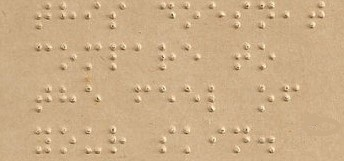
#> input picture Images/new/braille_scan.jpg, 344 x 161 px, given in place of braille_scan.png, which was not available
$ python preprocessing.py   (older library calls are emulated)
#> lines starting #> are read from the running program, lines starting #| are printed output that depends on the picture; after the words box and inside, x2 and y2 are one past the last pixel; in counts of white or black regions, pixels touching at a corner belong together; pictures that were not available may be replaced by others from this repository, and a replacement may not be noted
import cv2
import argparse
import numpy as np

img= cv2.imread("braille_scan.png",cv2.CV_8UC1)
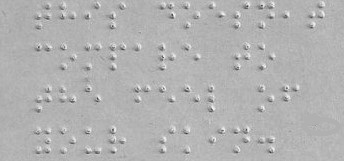
#> img: shape (161, 344); min 56, max 252, mean 178.1

#Invert the image
cv2.bitwise_not(img)
cv2.imwrite('E:\\Semester 4\\MiniProject\\Braille-OCR-master\\Mask\\img.jpg',img)

#conversion in threshold using the RGB value of the pixel
ret, thresh = cv2.threshold(img, 120, 255, cv2.THRESH_BINARY)
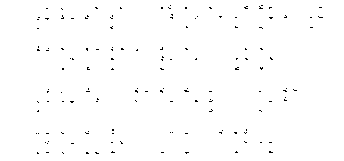
#> thresh: shape (161, 344); 99.2% white; black in thin lines or dots, all inside (x1, y1, x2, y2) = (36, 5, 323, 154)
cv2.imwrite('E:\\Semester 4\\MiniProject\\Braille-OCR-master\\Mask\\t1.jpg',thresh)
blur = cv2.blur(thresh,(5,5))
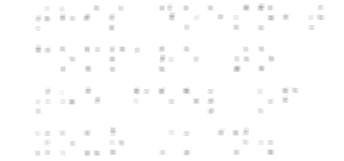
#> blur: shape (161, 344); min 173, max 255, mean 252.9
cv2.imwrite('E:\\Semester 4\\MiniProject\\Braille-OCR-master\\Mask\\blur.jpg',blur)

kernel = np.ones((5,5),np.uint8)
cv2.imwrite('E:\\Semester 4\\MiniProject\\Braille-OCR-master\\Mask\\kernel.jpg',kernel)
print(kernel)
erosion = cv2.erode(blur,kernel,iterations = 1)
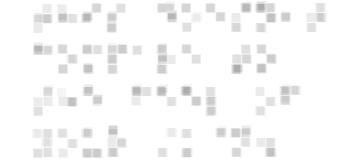
#> erosion: shape (161, 344); min 173, max 255, mean 248.4
ret, thresh2 = cv2.threshold(erosion, 12, 255, cv2.THRESH_BINARY)
#> thresh2: shape (161, 344); every value is 255
cv2.imwrite('E:\\Semester 4\\MiniProject\\Braille-OCR-master\\Mask\\t2.jpg',thresh2)
cv2.imwrite('E:\\Semester 4\\MiniProject\\Braille-OCR-master\\Mask\\erosion.jpg',erosion)

kernel = np.ones((3,2),np.uint8)
print(kernel)
cv2.imwrite('E:\\Semester 4\\MiniProject\\Braille-OCR-master\\Mask\\kernel1.jpg',kernel)
mask = cv2.dilate(thresh2,kernel,iterations = 1)
rows,cols=mask.shape
#> rows = 161; cols = 344
cv2.imwrite('E:\\Semester 4\\MiniProject\\Braille-OCR-master\\Mask\\mask.jpg',mask)

# cropping
refPt = []
cropping = False

def click_and_crop(event, x, y, flags, param):
        global refPt, cropping

        # if the left mouse button was clicked, record the starting
        # (x, y) coordinates and indicate that cropping is being
        # performed
        if event == cv2.EVENT_LBUTTONDOWN:
                refPt = [(x, y)]
                cropping = True

        # check to see if the left mouse button was released
        elif event == cv2.EVENT_LBUTTONUP:
                # record the ending (x, y) coordinates and indicate that
                # the cropping operation is finished
                refPt.append((x, y))
                cropping = False

                # draw a rectangle around the region of interest
                cv2.rectangle(mask, refPt[0], refPt[1], (255, 255, 255), 2)
                cv2.namedWindow('image',cv2.WINDOW_NORMAL)
                cv2.resizeWindow('image',  rows,cols)
                cv2.imshow("image", mask)

# load the image, clone it, and setup the mouse callback function
clone = mask.copy()
cv2.namedWindow("image" ,cv2.WINDOW_NORMAL)
cv2.resizeWindow('image',  rows,cols)
cv2.setMouseCallback("image", click_and_crop)

# keep looping until the 'q' key is pressed
while True:
        # display the image and wait for a keypress
        cv2.namedWindow("image" ,cv2.WINDOW_NORMAL)
        cv2.resizeWindow('image',  rows,cols)
        cv2.imshow("image", mask)
        key = cv2.waitKey(1) & 0xFF
#> (key Esc is pressed here)

        # if the 'r' key is pressed, reset the cropping region
        if key == ord("r"):
                image = clone.copy()

        # if the 'c' key is pressed, break from the loop
        elif key == ord("c"):
                break

# if there are two reference points, then crop the region of interest from the image and display it
if len(refPt) == 2:
        roi = clone[refPt[0][1]:refPt[1][1], refPt[0][0]:refPt[1][0]]
        cv2.imwrite('roi.jpg',roi)

        cv2.namedWindow("ROI" ,cv2.WINDOW_NORMAL)
        cv2.resizeWindow('ROI',refPt[0][1]-refPt[1][1], refPt[0][0]-refPt[1][0] )
        cv2.imshow("ROI", roi)

cv2.waitKey(0)
cv2.destroyAllWindows()
